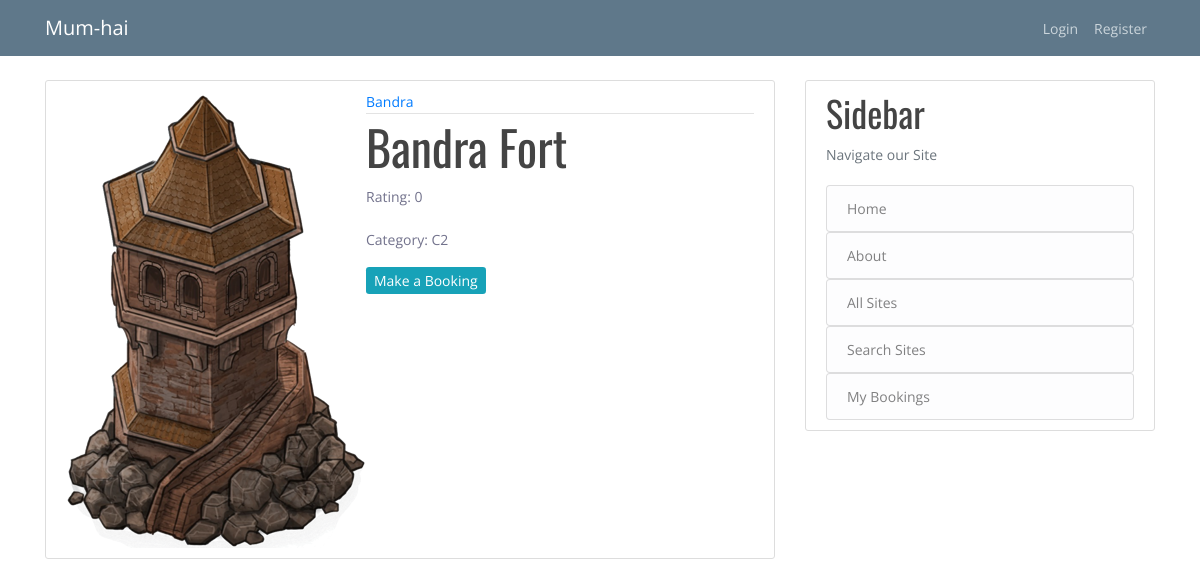
Page /sites/2 on the committed database.
### Sites/models.py (models this page shows, shortened)
class Site(models.Model):
    name = models.CharField(max_length=25)
    desc = models.TextField(max_length=250, verbose_name="Site Description")
    img = models.ImageField(default="def_site.jpg", upload_to="site_pics", verbose_name="Site Image")
    number = models.CharField(max_length=10, verbose_name="Contact Number")
    category_choices = [
        ('C0',"Other"),
        ('C1',"Adventure"),
        ('C2',"Historical"),
        ('C3',"Urban"),
        ('C4',"Educational"),
        ('C5',"Nature"),
        ('C6',"Event Based"),
    ]
    category = models.CharField(
        default = 'C0',
        max_length = 2,
        choices = category_choices,
    )
    price = models.FloatField()
    location = models.CharField(max_length=25)
    def rating(self):
        from feedback.models import Site_Feedback
        qset=Site_Feedback.objects.filter(reviewee=self.id).exclude(valid='D').exclude(valid='S');
        rating=0;
        n=0;
        for q in qset:
            rating+=q.rating
            n+=1
        if n!=0:
            return round(rating/n,2)
        else:
            return 0
    def reviews(self):
        from feedback.models import Site_Feedback
        qset=Site_Feedback.objects.filter(reviewee=self.id);
        return qset

### Sites/views.py (the view)
# urls.py: path('<int:pk>', SiteDetailView.as_view(), name='site-detail'),
class SiteDetailView(DetailView):
    model = Site
    paginate_by = 4

### Sites/templates/sites/site_detail.html (shortened to what this page needs)
{% extends "users/base.html" %}
{% block content %}
    <article class="media content-section">
      <img class="rounded-rectangle profile-img" src="{{object.img.url}}">
      <div class="media-body">
        <div class="article-metadata">
          <a class="mr-2" href="https://www.google.com/maps/search/{{object.location}}">{{ object.location }}</a>
        </div>
        <h2>{{ object.name }}</h2>
          <p class="article-content">Rating: {{ object.rating }}</p>
          <p class="article-content">Category: {{ object.category }}</p>
            <div>
            <a class="btn-info btn-sm mt-1 mb-1" href="{% url 'site-book-create'%}">Make a Booking</a>
            </div><br>
      </div>
    </article>
{% endblock content %}

### users/static/users/main.css (style rules this page uses)
body { background: #fafafa; color: #333333; margin-top: 5rem; }
h1, h2, h3, h4, h5, h6 { color: #444444; }
.content-section { background: #ffffff; padding: 10px 20px; border: 1px solid #dddddd; border-radius: 3px; margin-bottom: 20px; }
.article-content { white-space: pre-line; }
.article-metadata { padding-bottom: 1px; margin-bottom: 4px; border-bottom: 1px solid #e3e3e3 }

### users/static/styles/main_styles.css (style rules this page uses)
* { margin: 0; padding: 0; -webkit-font-smoothing: antialiased; -webkit-text-shadow: rgba(0,0,0,.01) 0 0 1px; text-shadow: rgba(0,0,0,.01) 0 0 1px; }
body { font-family: 'Open Sans', sans-serif; font-size: 14px; font-weight: 400; background: #FFFFFF; color: #a5a5a5; }
div { display: block; position: relative; -webkit-box-sizing: border-box; -moz-box-sizing: border-box; box-sizing: border-box; }
p { font-family: 'Open Sans', sans-serif; font-size: 14px; line-height: 1.9285; font-weight: 400; color: #72728c; -webkit-font-smoothing: antialiased; -webkit-text-shadow: rgba(0,0,0,.01) 0 0 1px; text-shadow: rgba(0,0,0,.01) 0 0 1px; }
a, a:hover, a:visited, a:active, a:link { text-decoration: none; -webkit-font-smoothing: antialiased; -webkit-text-shadow: rgba(0,0,0,.01) 0 0 1px; text-shadow: rgba(0,0,0,.01) 0 0 1px; }
h2 { font-size: 48px; }
h1, h2, h3, h4, h5, h6 { font-family: 'Oswald', sans-serif; font-weight: 400; -webkit-font-smoothing: antialiased; -webkit-text-shadow: rgba(0,0,0,.01) 0 0 1px; text-shadow: rgba(0,0,0,.01) 0 0 1px; }

### rows in the picture
Site: img (picture), location "Bandra", name "Bandra Fort", rating "0", category "C2"
